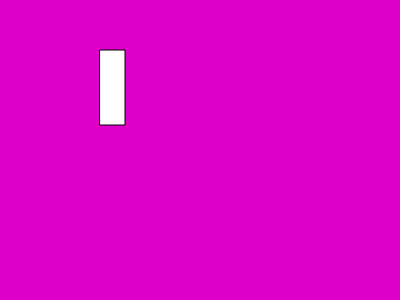
Frame 1 (no input)
Frame 60 (no input): identical to frame 1, image omitted
Frame 120 (the mouse pressed at the canvas centre since frame 60): identical to frame 1, image omitted

The p5.js sketch that drew this single still picture (run headless with seeded random() and noise() and a simulated clock; from frame 60 on, the mouse is pressed at the canvas centre):

// p5.js sketch
// ── sketch.js
function setup() {
  createCanvas(400, 300);
}

function draw() {
  background(220, 0, 200);
  rect(100, 50, 25, 75);
}
